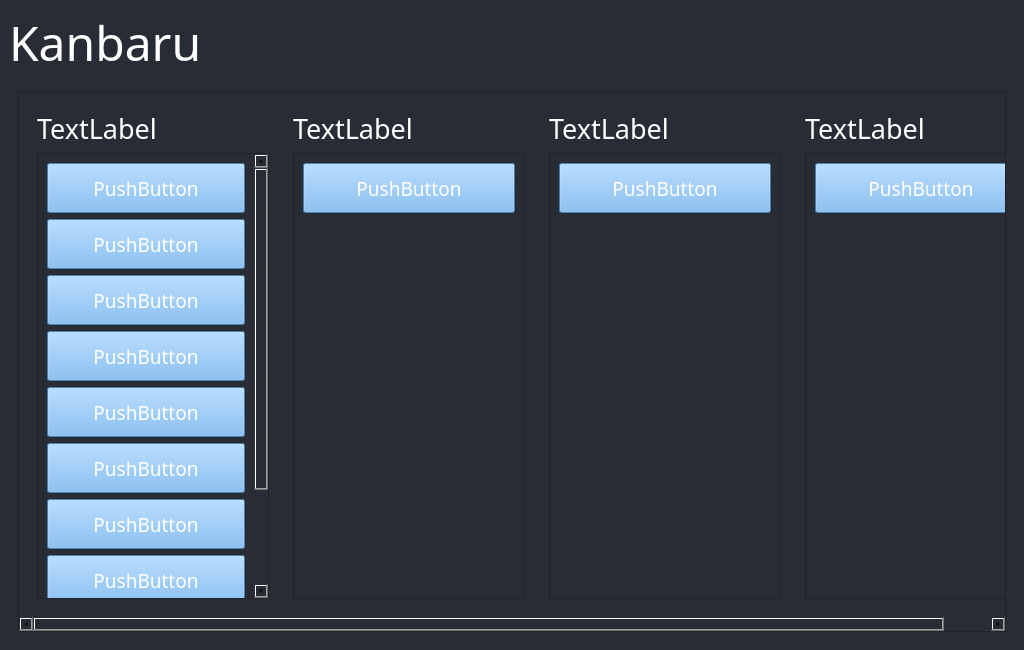
<?xml version="1.0" encoding="UTF-8"?>
<ui version="4.0">
 <class>MainWindow</class>
 <widget class="QMainWindow" name="MainWindow">
  <property name="geometry">
   <rect>
    <x>0</x>
    <y>0</y>
    <width>1024</width>
    <height>650</height>
   </rect>
  </property>
  <property name="windowTitle">
   <string>Kanbaru</string>
  </property>
  <property name="styleSheet">
   <string notr="true">background-color: #282c34;</string>
  </property>
  <widget class="QWidget" name="centralwidget">
   <layout class="QHBoxLayout" name="horizontalLayout">
    <property name="spacing">
     <number>6</number>
    </property>
    <property name="leftMargin">
     <number>0</number>
    </property>
    <property name="topMargin">
     <number>0</number>
    </property>
    <property name="rightMargin">
     <number>0</number>
    </property>
    <property name="bottomMargin">
     <number>0</number>
    </property>
    <item>
     <widget class="QWidget" name="widget" native="true">
      <layout class="QVBoxLayout" name="verticalLayout_2">
       <item>
        <widget class="QLabel" name="label">
         <property name="font">
          <font>
           <family>Torus Pro</family>
           <pointsize>36</pointsize>
          </font>
         </property>
         <property name="styleSheet">
          <string notr="true">background-color: #282c34;
color: #FFFFFF;</string>
         </property>
         <property name="text">
          <string>Kanbaru</string>
         </property>
        </widget>
       </item>
       <item>
        <widget class="QWidget" name="widget_2" native="true">
         <property name="sizePolicy">
          <sizepolicy hsizetype="Preferred" vsizetype="Preferred">
           <horstretch>0</horstretch>
           <verstretch>0</verstretch>
          </sizepolicy>
         </property>
         <property name="minimumSize">
          <size>
           <width>280</width>
           <height>500</height>
          </size>
         </property>
         <layout class="QHBoxLayout" name="horizontalLayout_2">
          <item>
           <widget class="QScrollArea" name="scrollArea">
            <property name="widgetResizable">
             <bool>true</bool>
            </property>
            <widget class="QWidget" name="scrollAreaWidgetContents">
             <property name="geometry">
              <rect>
               <x>0</x>
               <y>0</y>
               <width>1042</width>
               <height>536</height>
              </rect>
             </property>
             <layout class="QGridLayout" name="gridLayout">
              <item row="0" column="0">
               <widget class="QWidget" name="widget_3" native="true">
                <property name="sizePolicy">
                 <sizepolicy hsizetype="Fixed" vsizetype="Preferred">
                  <horstretch>0</horstretch>
                  <verstretch>0</verstretch>
                 </sizepolicy>
                </property>
                <property name="minimumSize">
                 <size>
                  <width>250</width>
                  <height>0</height>
                 </size>
                </property>
                <layout class="QVBoxLayout" name="verticalLayout_3">
                 <item>
                  <widget class="QLabel" name="label_2">
                   <property name="font">
                    <font>
                     <family>Torus Pro</family>
                     <pointsize>20</pointsize>
                    </font>
                   </property>
                   <property name="styleSheet">
                    <string notr="true">color: #FFFFFF;</string>
                   </property>
                   <property name="text">
                    <string>TextLabel</string>
                   </property>
                  </widget>
                 </item>
                 <item>
                  <widget class="QScrollArea" name="scrollArea_2">
                   <property name="widgetResizable">
                    <bool>true</bool>
                   </property>
                   <widget class="QWidget" name="scrollAreaWidgetContents_2">
                    <property name="geometry">
                     <rect>
                      <x>0</x>
                      <y>-116</y>
                      <width>213</width>
                      <height>578</height>
                     </rect>
                    </property>
                    <layout class="QVBoxLayout" name="verticalLayout_4">
                     <item>
                      <widget class="QPushButton" name="pushButton">
                       <property name="minimumSize">
                        <size>
                         <width>0</width>
                         <height>50</height>
                        </size>
                       </property>
                       <property name="font">
                        <font>
                         <family>Torus Pro</family>
                         <pointsize>14</pointsize>
                        </font>
                       </property>
                       <property name="styleSheet">
                        <string notr="true">background-color: #6badee;
color: #ffffff;</string>
                       </property>
                       <property name="text">
                        <string>PushButton</string>
                       </property>
                      </widget>
                     </item>
                     <item>
                      <widget class="QPushButton" name="pushButton_5">
                       <property name="minimumSize">
                        <size>
                         <width>0</width>
                         <height>50</height>
                        </size>
                       </property>
                       <property name="font">
                        <font>
                         <family>Torus Pro</family>
                         <pointsize>14</pointsize>
                        </font>
                       </property>
                       <property name="styleSheet">
                        <string notr="true">background-color: #6badee;
color: #ffffff;</string>
                       </property>
                       <property name="text">
                        <string>PushButton</string>
                       </property>
                      </widget>
                     </item>
                     <item>
                      <widget class="QPushButton" name="pushButton_6">
                       <property name="minimumSize">
                        <size>
                         <width>0</width>
                         <height>50</height>
                        </size>
                       </property>
                       <property name="font">
                        <font>
                         <family>Torus Pro</family>
                         <pointsize>14</pointsize>
                        </font>
                       </property>
                       <property name="styleSheet">
                        <string notr="true">background-color: #6badee;
color: #ffffff;</string>
                       </property>
                       <property name="text">
                        <string>PushButton</string>
                       </property>
                      </widget>
                     </item>
                     <item>
                      <widget class="QPushButton" name="pushButton_7">
                       <property name="minimumSize">
                        <size>
                         <width>0</width>
                         <height>50</height>
                        </size>
                       </property>
                       <property name="font">
                        <font>
                         <family>Torus Pro</family>
                         <pointsize>14</pointsize>
                        </font>
                       </property>
                       <property name="styleSheet">
                        <string notr="true">background-color: #6badee;
color: #ffffff;</string>
                       </property>
                       <property name="text">
                        <string>PushButton</string>
                       </property>
                      </widget>
                     </item>
                     <item>
                      <widget class="QPushButton" name="pushButton_8">
                       <property name="minimumSize">
                        <size>
                         <width>0</width>
                         <height>50</height>
                        </size>
                       </property>
                       <property name="font">
                        <font>
                         <family>Torus Pro</family>
                         <pointsize>14</pointsize>
                        </font>
                       </property>
                       <property name="styleSheet">
                        <string notr="true">background-color: #6badee;
color: #ffffff;</string>
                       </property>
                       <property name="text">
                        <string>PushButton</string>
                       </property>
                      </widget>
                     </item>
                     <item>
                      <widget class="QPushButton" name="pushButton_9">
                       <property name="minimumSize">
                        <size>
                         <width>0</width>
                         <height>50</height>
                        </size>
                       </property>
                       <property name="font">
                        <font>
                         <family>Torus Pro</family>
                         <pointsize>14</pointsize>
                        </font>
                       </property>
                       <property name="styleSheet">
                        <string notr="true">background-color: #6badee;
color: #ffffff;</string>
                       </property>
                       <property name="text">
                        <string>PushButton</string>
                       </property>
                      </widget>
                     </item>
                     <item>
                      <widget class="QPushButton" name="pushButton_10">
                       <property name="minimumSize">
                        <size>
                         <width>0</width>
                         <height>50</height>
                        </size>
                       </property>
                       <property name="font">
                        <font>
                         <family>Torus Pro</family>
                         <pointsize>14</pointsize>
                        </font>
                       </property>
                       <property name="styleSheet">
                        <string notr="true">background-color: #6badee;
color: #ffffff;</string>
                       </property>
                       <property name="text">
                        <string>PushButton</string>
                       </property>
                      </widget>
                     </item>
                     <item>
                      <widget class="QPushButton" name="pushButton_11">
                       <property name="minimumSize">
                        <size>
                         <width>0</width>
                         <height>50</height>
                        </size>
                       </property>
                       <property name="font">
                        <font>
                         <family>Torus Pro</family>
                         <pointsize>14</pointsize>
                        </font>
                       </property>
                       <property name="styleSheet">
                        <string notr="true">background-color: #6badee;
color: #ffffff;</string>
                       </property>
                       <property name="text">
                        <string>PushButton</string>
                       </property>
                      </widget>
                     </item>
                     <item>
                      <widget class="QPushButton" name="pushButton_12">
                       <property name="minimumSize">
                        <size>
                         <width>0</width>
                         <height>50</height>
                        </size>
                       </property>
                       <property name="font">
                        <font>
                         <family>Torus Pro</family>
                         <pointsize>14</pointsize>
                        </font>
                       </property>
                       <property name="styleSheet">
                        <string notr="true">background-color: #6badee;
color: #ffffff;</string>
                       </property>
                       <property name="text">
                        <string>PushButton</string>
                       </property>
                      </widget>
                     </item>
                     <item>
                      <widget class="QPushButton" name="pushButton_13">
                       <property name="minimumSize">
                        <size>
                         <width>0</width>
                         <height>50</height>
                        </size>
                       </property>
                       <property name="font">
                        <font>
                         <family>Torus Pro</family>
                         <pointsize>14</pointsize>
                        </font>
                       </property>
                       <property name="styleSheet">
                        <string notr="true">background-color: #6badee;
color: #ffffff;</string>
                       </property>
                       <property name="text">
                        <string>PushButton</string>
                       </property>
                      </widget>
                     </item>
                     <item>
                      <spacer name="verticalSpacer">
                       <property name="orientation">
                        <enum>Qt::Vertical</enum>
                       </property>
                       <property name="sizeHint" stdset="0">
                        <size>
                         <width>20</width>
                         <height>40</height>
                        </size>
                       </property>
                      </spacer>
                     </item>
                    </layout>
                   </widget>
                  </widget>
                 </item>
                </layout>
               </widget>
              </item>
              <item row="0" column="2">
               <widget class="QWidget" name="widget_5" native="true">
                <property name="sizePolicy">
                 <sizepolicy hsizetype="Fixed" vsizetype="Preferred">
                  <horstretch>0</horstretch>
                  <verstretch>0</verstretch>
                 </sizepolicy>
                </property>
                <property name="minimumSize">
                 <size>
                  <width>250</width>
                  <height>0</height>
                 </size>
                </property>
                <layout class="QVBoxLayout" name="verticalLayout_7">
                 <item>
                  <widget class="QLabel" name="label_4">
                   <property name="font">
                    <font>
                     <family>Torus Pro</family>
                     <pointsize>20</pointsize>
                    </font>
                   </property>
                   <property name="styleSheet">
                    <string notr="true">color: #FFFFFF;</string>
                   </property>
                   <property name="text">
                    <string>TextLabel</string>
                   </property>
                  </widget>
                 </item>
                 <item>
                  <widget class="QScrollArea" name="scrollArea_4">
                   <property name="widgetResizable">
                    <bool>true</bool>
                   </property>
                   <widget class="QWidget" name="scrollAreaWidgetContents_4">
                    <property name="geometry">
                     <rect>
                      <x>0</x>
                      <y>0</y>
                      <width>230</width>
                      <height>462</height>
                     </rect>
                    </property>
                    <layout class="QVBoxLayout" name="verticalLayout_8">
                     <item>
                      <widget class="QPushButton" name="pushButton_3">
                       <property name="minimumSize">
                        <size>
                         <width>0</width>
                         <height>50</height>
                        </size>
                       </property>
                       <property name="font">
                        <font>
                         <family>Torus Pro</family>
                         <pointsize>14</pointsize>
                        </font>
                       </property>
                       <property name="styleSheet">
                        <string notr="true">background-color: #6badee;
color: #ffffff;</string>
                       </property>
                       <property name="text">
                        <string>PushButton</string>
                       </property>
                      </widget>
                     </item>
                     <item>
                      <spacer name="verticalSpacer_3">
                       <property name="orientation">
                        <enum>Qt::Vertical</enum>
                       </property>
                       <property name="sizeHint" stdset="0">
                        <size>
                         <width>20</width>
                         <height>40</height>
                        </size>
                       </property>
                      </spacer>
                     </item>
                    </layout>
                   </widget>
                  </widget>
                 </item>
                </layout>
               </widget>
              </item>
              <item row="0" column="3">
               <widget class="QWidget" name="widget_6" native="true">
                <property name="sizePolicy">
                 <sizepolicy hsizetype="Fixed" vsizetype="Preferred">
                  <horstretch>0</horstretch>
                  <verstretch>0</verstretch>
                 </sizepolicy>
                </property>
                <property name="minimumSize">
                 <size>
                  <width>250</width>
                  <height>0</height>
                 </size>
                </property>
                <layout class="QVBoxLayout" name="verticalLayout_9">
                 <item>
                  <widget class="QLabel" name="label_5">
                   <property name="font">
                    <font>
                     <family>Torus Pro</family>
                     <pointsize>20</pointsize>
                    </font>
                   </property>
                   <property name="styleSheet">
                    <string notr="true">color: #FFFFFF;</string>
                   </property>
                   <property name="text">
                    <string>TextLabel</string>
                   </property>
                  </widget>
                 </item>
                 <item>
                  <widget class="QScrollArea" name="scrollArea_5">
                   <property name="widgetResizable">
                    <bool>true</bool>
                   </property>
                   <widget class="QWidget" name="scrollAreaWidgetContents_5">
                    <property name="geometry">
                     <rect>
                      <x>0</x>
                      <y>0</y>
                      <width>230</width>
                      <height>462</height>
                     </rect>
                    </property>
                    <layout class="QVBoxLayout" name="verticalLayout_10">
                     <item>
                      <widget class="QPushButton" name="pushButton_4">
                       <property name="minimumSize">
                        <size>
                         <width>0</width>
                         <height>50</height>
                        </size>
                       </property>
                       <property name="font">
                        <font>
                         <family>Torus Pro</family>
                         <pointsize>14</pointsize>
                        </font>
                       </property>
                       <property name="styleSheet">
                        <string notr="true">background-color: #6badee;
color: #ffffff;</string>
                       </property>
                       <property name="text">
                        <string>PushButton</string>
                       </property>
                      </widget>
                     </item>
                     <item>
                      <spacer name="verticalSpacer_4">
                       <property name="orientation">
                        <enum>Qt::Vertical</enum>
                       </property>
                       <property name="sizeHint" stdset="0">
                        <size>
                         <width>20</width>
                         <height>40</height>
                        </size>
                       </property>
                      </spacer>
                     </item>
                    </layout>
                   </widget>
                  </widget>
                 </item>
                </layout>
               </widget>
              </item>
              <item row="0" column="1">
               <widget class="QWidget" name="widget_4" native="true">
                <property name="sizePolicy">
                 <sizepolicy hsizetype="Fixed" vsizetype="Preferred">
                  <horstretch>0</horstretch>
                  <verstretch>0</verstretch>
                 </sizepolicy>
                </property>
                <property name="minimumSize">
                 <size>
                  <width>250</width>
                  <height>0</height>
                 </size>
                </property>
                <layout class="QVBoxLayout" name="verticalLayout_5">
                 <item>
                  <widget class="QLabel" name="label_3">
                   <property name="font">
                    <font>
                     <family>Torus Pro</family>
                     <pointsize>20</pointsize>
                    </font>
                   </property>
                   <property name="styleSheet">
                    <string notr="true">color: #FFFFFF;</string>
                   </property>
                   <property name="text">
                    <string>TextLabel</string>
                   </property>
                  </widget>
                 </item>
                 <item>
                  <widget class="QScrollArea" name="scrollArea_3">
                   <property name="widgetResizable">
                    <bool>true</bool>
                   </property>
                   <widget class="QWidget" name="scrollAreaWidgetContents_3">
                    <property name="geometry">
                     <rect>
                      <x>0</x>
                      <y>0</y>
                      <width>230</width>
                      <height>462</height>
                     </rect>
                    </property>
                    <layout class="QVBoxLayout" name="verticalLayout_6">
                     <item>
                      <widget class="QPushButton" name="pushButton_2">
                       <property name="minimumSize">
                        <size>
                         <width>0</width>
                         <height>50</height>
                        </size>
                       </property>
                       <property name="font">
                        <font>
                         <family>Torus Pro</family>
                         <pointsize>14</pointsize>
                        </font>
                       </property>
                       <property name="styleSheet">
                        <string notr="true">background-color: #6badee;
color: #ffffff;</string>
                       </property>
                       <property name="text">
                        <string>PushButton</string>
                       </property>
                      </widget>
                     </item>
                     <item>
                      <spacer name="verticalSpacer_2">
                       <property name="orientation">
                        <enum>Qt::Vertical</enum>
                       </property>
                       <property name="sizeHint" stdset="0">
                        <size>
                         <width>20</width>
                         <height>40</height>
                        </size>
                       </property>
                      </spacer>
                     </item>
                    </layout>
                   </widget>
                  </widget>
                 </item>
                </layout>
               </widget>
              </item>
              <item row="0" column="4">
               <spacer name="horizontalSpacer">
                <property name="orientation">
                 <enum>Qt::Horizontal</enum>
                </property>
                <property name="sizeHint" stdset="0">
                 <size>
                  <width>40</width>
                  <height>20</height>
                 </size>
                </property>
               </spacer>
              </item>
             </layout>
            </widget>
           </widget>
          </item>
         </layout>
        </widget>
       </item>
      </layout>
     </widget>
    </item>
   </layout>
  </widget>
 </widget>
 <resources/>
 <connections/>
</ui>
